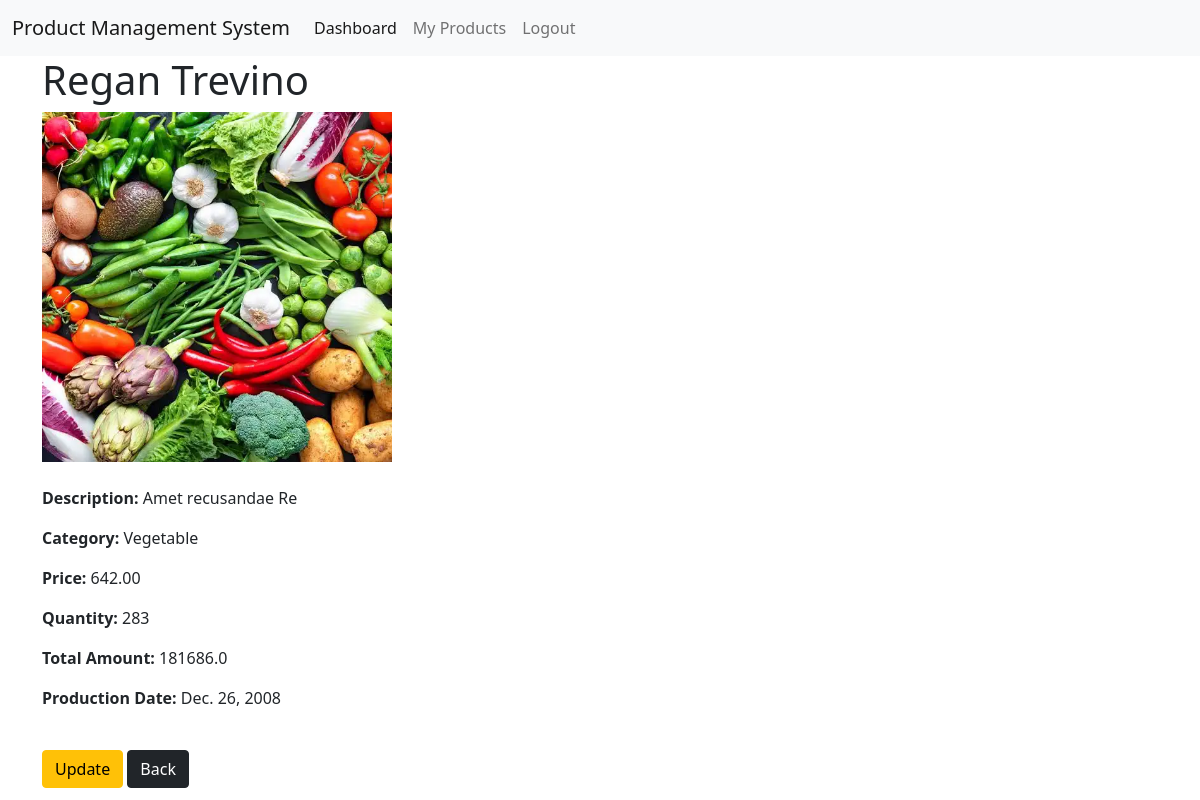
/product-detail/6 (signed in), run on the app's committed database.
### product_app/models.py (models this page shows, shortened)
class ProductModel(models.Model):
    CATEGORY_TYPES =[
        ('Vegetable','Vegetable'),
        ('Fishes','Fishes'),
        ('Fruits','Fruits'),
    ]
    name = models.CharField(max_length=100,null=True)
    description = models.TextField(null=True)
    category = models.CharField(choices=CATEGORY_TYPES,max_length=20,null=True)
    image = models.ImageField(upload_to='media/product',null=True)
    price = models.DecimalField(max_digits=20,decimal_places=2,null=True)
    qty = models.PositiveIntegerField(null=True)
    total_amount = models.FloatField(null=True)
    production_date = models.DateField(null=True)
    created_by = models.ForeignKey(
        ProductUserModel,
        on_delete=models.CASCADE,
        related_name='products',
        null=True)

### product_app/views.py (the view)
# urls.py: path('product-detail/<str:p_id>',product_detail, name='product_detail'),
@login_required
def product_detail(request, p_id):
    product = get_object_or_404(ProductModel, id=p_id)
    context ={
        'product': product
    }
    return render(request,'pages/product_detail.html',context)

### product_app/templates/pages/product_detail.html
{% extends 'master/base.html' %}
{% block content %}
<h1>{{ product.name }}</h1>
{% if product.image %}
    <img
        src="{{ product.image.url }}"
        width="350"
    >
{% endif %}
<br><br>
<p>
    <strong>Description:</strong>
    {{ product.description }}
</p>
<p>
    <strong>Category:</strong>
    {{ product.category }}
</p>
<p>
    <strong>Price:</strong>
    {{ product.price }}
</p>
<p>
    <strong>Quantity:</strong>
    {{ product.qty }}
</p>
<p>
    <strong>Total Amount:</strong>
    {{ product.total_amount }}
</p>
<p>
    <strong>Production Date:</strong>
    {{ product.production_date }}
</p>
<br>
<a class="btn btn-warning" href="{% url 'update_product' product.id %}">Update</a>
<a class="btn btn-dark" href="{% url 'dashboard' %}">Back</a>
{% endblock %}

### data on the page
ProductModel: name "Regan Trevino", image (picture), description "Amet recusandae Re", category "Vegetable", price "642.00", qty "283", total_amount "181686.0", production_date "Dec. 26, 2008"
